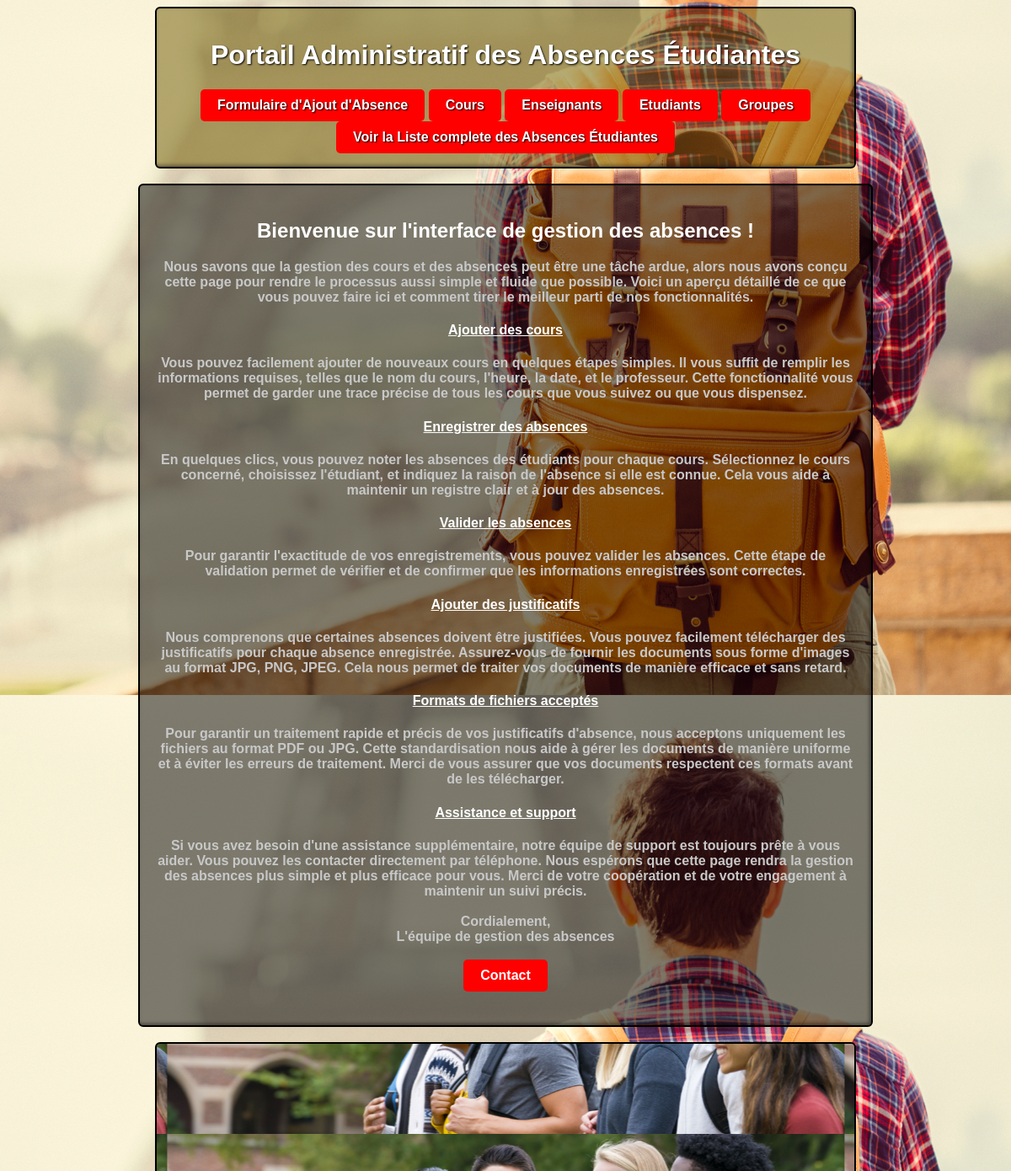
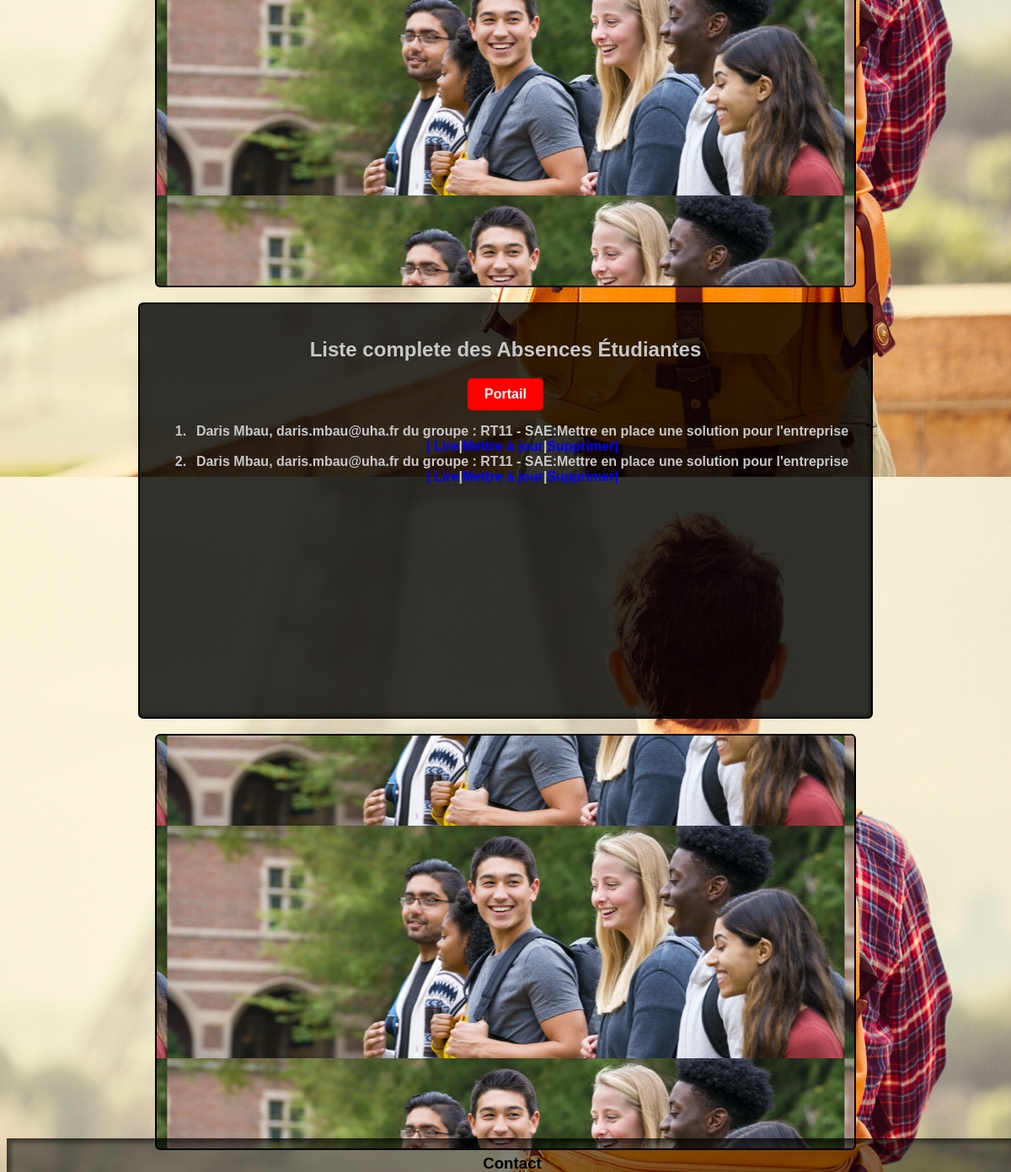
The page / on the database its author committed (2 pictures, top to bottom).
### absence/models.py (models this page shows, shortened)
class Absence(models.Model):
    etudiant = models.ForeignKey(Etudiant, on_delete=models.CASCADE)
    cours = models.ForeignKey(Cours, on_delete=models.CASCADE)
    justifie = models.BooleanField(default=False)
    justification = models.FileField(upload_to='photos',null=True, blank=True)
    def __str__(self):
        return f"{self.etudiant} - {self.cours}"

class Etudiant(models.Model):
    nom = models.CharField(max_length=100)
    prenom = models.CharField(max_length=100)
    email = models.EmailField()
    groupe = models.ForeignKey(Groupe, on_delete=models.CASCADE)
    photo = models.FileField(upload_to='photos', null=True, blank=True)
    def __str__(self):
        return f"{self.prenom} {self.nom}, {self.email} du groupe : {self.groupe}"

class Groupe(models.Model):
    nom = models.CharField(max_length=100)
    def __str__(self):
        return self.nom

class Cours(models.Model):
    titre_du_cours = models.CharField(max_length=200)
    date = models.DateField()
    enseignant = models.ForeignKey(Enseignant, on_delete=models.CASCADE)
    duree = models.DurationField()
    groupe = models.ForeignKey(Groupe, on_delete=models.CASCADE)
    def __str__(self):
        return self.titre_du_cours

### absence/views.py (the view)
# urls.py: path('',views.absence),
def absence(request):
    liste = list(models.Absence.objects.all())
    return render(request,"absence/accueil.html",{"liste":liste})

### absence/templates/absence/accueil.html (shortened to what this page needs)
{% extends 'main.html' %}
{% block content %}
<header>
    <h1>Portail Administratif des Absences Étudiantes</h1>
    <a href="/absence/saisie" class="btn">Formulaire d'Ajout d'Absence</a>
    <a href="/absence/cours" class="btn">Cours</a>
    <a href="/absence/enseignant" class="btn">Enseignants</a>
    <a href="/absence/etudiant" class="btn">Etudiants</a>
    <a href="/absence/groupe" class="btn">Groupes</a>
    <a href="#structure" class="btn">Voir la Liste complete des Absences Étudiantes</a>
</header><br>
<article class="tn">
    <p>
    <h2 style="color: #fff;">Bienvenue sur l'interface de gestion des absences !</h2>
Nous savons que la gestion des cours et des absences peut être une tâche ardue, alors nous avons conçu cette page pour rendre le processus aussi simple et fluide que possible. Voici un aperçu détaillé de ce que vous pouvez faire ici et comment tirer le meilleur parti de nos fonctionnalités. <br>
<h4 style="color: #fff;"><u>Ajouter des cours</u></h4>
Vous pouvez facilement ajouter de nouveaux cours en quelques étapes simples. Il vous suffit de remplir les informations requises, telles que le nom du cours, l'heure, la date, et le professeur. Cette fonctionnalité vous permet de garder une trace précise de tous les cours que vous suivez ou que vous dispensez.<br>
<h4 style="color: #fff;"><u>Enregistrer des absences</u></h4>
En quelques clics, vous pouvez noter les absences des étudiants pour chaque cours. Sélectionnez le cours concerné, choisissez l'étudiant, et indiquez la raison de l'absence si elle est connue. Cela vous aide à maintenir un registre clair et à jour des absences.<br>
    <h4 style="color: #fff;"><u>Valider les absences</u></h4>
Pour garantir l'exactitude de vos enregistrements, vous pouvez valider les absences. Cette étape de validation permet de vérifier et de confirmer que les informations enregistrées sont correctes.<br>
    <h4 style="color: #fff;"><u>Ajouter des justificatifs</u></h4>
Nous comprenons que certaines absences doivent être justifiées. Vous pouvez facilement télécharger des justificatifs pour chaque absence enregistrée. Assurez-vous de fournir les documents sous forme d'images au format JPG, PNG, JPEG. Cela nous permet de traiter vos documents de manière efficace et sans retard.<br>
<h4 style="color: #fff;"><u>Formats de fichiers acceptés</u></h4>
Pour garantir un traitement rapide et précis de vos justificatifs d'absence, nous acceptons uniquement les fichiers au format PDF ou JPG. Cette standardisation nous aide à gérer les documents de manière uniforme et à éviter les erreurs de traitement. Merci de vous assurer que vos documents respectent ces formats avant de les télécharger.<br>
<h4 style="color: #fff;"><u>Assistance et support</u></h4>
Si vous avez besoin d'une assistance supplémentaire, notre équipe de support est toujours prête à vous aider. Vous pouvez les contacter directement par téléphone.
Nous espérons que cette page rendra la gestion des absences plus simple et plus efficace pour vous. Merci de votre coopération et de votre engagement à maintenir un suivi précis.<br><br>
Cordialement,<br>
L'équipe de gestion des absences
    <br><br><a href="#structure" class="btn">Contact</a>
    </p>
</article><br>
<article class="titi"></article><br>
<section class="tnb">
    <h1 id="structure">Liste complete des Absences Étudiantes</h1> <a href="/absence" class="btn">Portail</a>
    <ol>
    {% for l in liste %}
            <li>
                {{l}} <br> <a href="/absence/affichage/{{l.id}}/" class="t">| Lire</a>|<a href="/absence/update/{{l.id}}/" class="t">Mettre à jour</a>|<a href="/absence/delete/{{l.id}}" class="t">Supprimer|</a>
            </li>
    {% endfor %}
</ol>
</section> <br>
<article class="titi"></article><br>
<footer>
    <h3 id="contact">Contact</h3>
</footer>
{% endblock %}

### absence/static/main.css (style rules this page uses)
body { background: url(Etudiant.jpg) center; font-family: Arial, sans-serif; }
header { padding: 1em 0em 1em 0em; width: 70%; margin: 0% auto; min-height: 150px; border-radius:0px 0px 150px 150px; font-weight: 700; font-size: 1em; color: #ffffff; background-color: rgba(109, 89, 0, 0.5); border-radius: 6px; border: 2px solid rgb(0, 0, 0); cursor: pointer; text-shadow: 1px 1px 2px #000000; box-shadow: inset -2px -2px 4px 0px #0000006f; text-decoration: none; text-align: center; }
.btn { display: inline-block; background-color: red; color: #fff; padding: 10px 20px; text-decoration: none; border-radius: 5px; }
section { padding: 1em 0em 1em 0em; width: 70%; margin: 0% auto; min-height: 500px; background-color:rgba(0, 0, 0, 0.5); border-radius: 6px; border: 2px solid rgb(0, 0, 0); color: #fff; }
.t { text-decoration: none; font-family: oswald,sans-serif; color: blue; }
.tn { padding: 1em 0em 1.5em 0em; width: 70%; margin:0% auto; min-height: 450px; font-weight: 700; background-color: rgba(0, 0, 0, 0.5); border-radius: 6px; border: 2px solid rgb(0, 0, 0); cursor: pointer; box-shadow: inset -2px -2px 4px 0px #0000006f; color:rgb(200, 200, 200); text-decoration: none; flex-basis: 55%; text-align:center; max-width: 1200px; margin: 0 auto; padding: 20px; }
.tnb { padding: 1em 0em 1.5em 0em; width: 70%; margin:0% auto; min-height: 450px; font-weight: 700; background-color: rgba(0, 0, 0, 0.8); border-radius: 6px; border: 2px solid rgba(0, 0, 0); cursor: pointer; box-shadow: inset -2px -2px 4px 0px #0000006f; color:rgb(200, 200, 200); text-decoration: none; flex-basis: 55%; text-align:center; max-width: 1200px; margin: 0 auto; padding: 20px; }
.tn p { line-height: 1.6; color: #555; margin-bottom: 20px; }
.titi { padding: 1em 0em 1.5em 0em; width: 70%; margin:0% auto; min-height: 450px; background: url(titi.png) center; border-radius: 6px; border: 2px solid rgb(0, 0, 0); }
footer { width: 100%; height: 40px; position: fixed; bottom: 0px; background-color: rgba(0, 0, 0,0.5); box-shadow: inset 5px 5px 5px 0px #0000006f; text-align: center; }

### rows shown on the page
Absence: etudiant+cours "Daris Mbau, daris.mbau@uha.fr du groupe : RT11 - SAE:Mettre en place une solution pour l'entreprise"
Absence: etudiant+cours "Daris Mbau, daris.mbau@uha.fr du groupe : RT11 - SAE:Mettre en place une solution pour l'entreprise"
